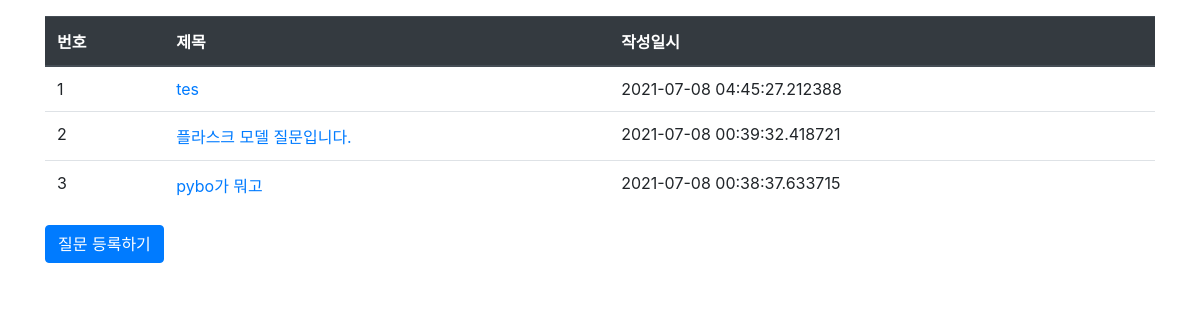
Page /question/list/ on the committed database.
### pybo/models.py (models this page shows)
class Question(db.Model):
    id = db.Column(db.Integer, primary_key=True)
    subject = db.Column(db.String(200), nullable=False)
    content = db.Column(db.Text(), nullable=False)
    create_date = db.Column(db.DateTime(), nullable=False)

### pybo/views/question_views.py (the view)
@bp.route('/list/')
def _list():
    question_list = Question.query.order_by(Question.create_date.desc())
    return render_template('question/question_list.html', question_list=question_list)

### pybo/templates/question/question_list.html
<link rel="stylesheet" href="{{ url_for('static', filename='bootstrap.min.css') }}">
{% extends 'base.html' %}
{% block content %}
<div class="container my-3">
    <table class="table">
        <thead>
        <tr class="thead-dark">
            <th>번호</th>
            <th>제목</th>
            <th>작성일시</th>
        </tr>
        </thead>
        <tbody>
        {% if question_list %}
        {% for question in question_list %}
        <tr>
            <td>{{ loop.index }}</td>
            <td>
                <a href="{{ url_for('question.detail', question_id=question.id) }}">{{ question.subject }}</a>
            </td>
            <td>{{ question.create_date }}</td>
        </tr>
        {% endfor %}
        {% else %}
        <tr>
            <td colspan="3">질문이 없습니다.</td>
        </tr>
        {% endif %}
        </tbody>
    </table>
    <a href="{{ url_for('question.create') }}" class="btn btn-primary">질문 등록하기</a>
</div>
{% endblock %}

### pybo/templates/base.html (shortened to what this page needs)
<!doctype html>
<html lang="ko">
<head>
    <link rel="stylesheet" href="{{ url_for('static', filename='bootstrap.min.css') }}">
    <link rel="stylesheet" href="{{ url_for('static', filename='style.css') }}">
</head>
<body>
{% block content %}
{% endblock %}
</body>
</html>

### rows in the picture
Question: subject "tes", create_date "2021-07-08 04:45:27.212388"
Question: subject "플라스크 모델 질문입니다.", create_date "2021-07-08 00:39:32.418721"
Question: subject "pybo가 뭐고", create_date "2021-07-08 00:38:37.633715"
